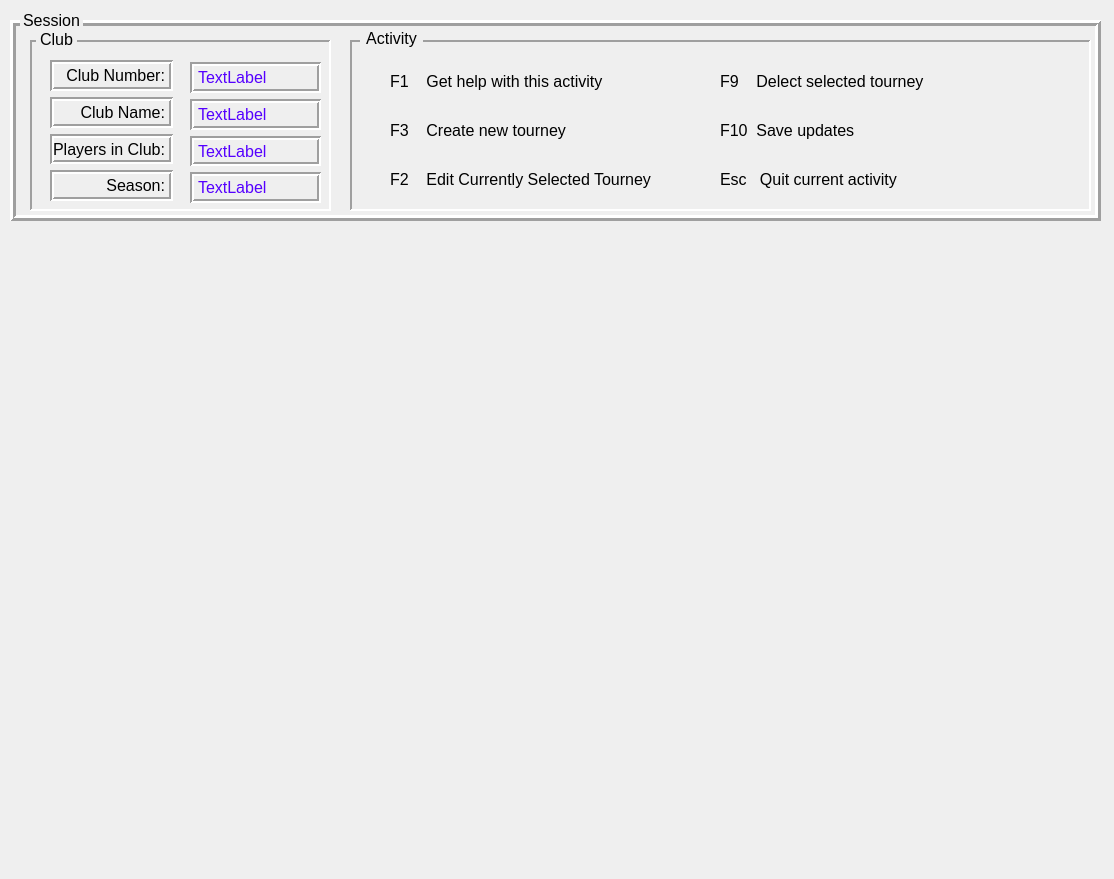
<?xml version="1.0" encoding="UTF-8"?>
<ui version="4.0">
 <class>Master</class>
 <widget class="QMainWindow" name="Master">
  <property name="geometry">
   <rect>
    <x>0</x>
    <y>0</y>
    <width>1114</width>
    <height>879</height>
   </rect>
  </property>
  <property name="font">
   <font>
    <pointsize>12</pointsize>
    <fontweight>Medium</fontweight>
   </font>
  </property>
  <property name="windowTitle">
   <string>Cribbage Grass Roots</string>
  </property>
  <widget class="QWidget" name="TopContainer">
   <widget class="QFrame" name="sessionPanel">
    <property name="geometry">
     <rect>
      <x>10</x>
      <y>20</y>
      <width>1091</width>
      <height>201</height>
     </rect>
    </property>
    <property name="frameShape">
     <enum>QFrame::Shape::Box</enum>
    </property>
    <property name="frameShadow">
     <enum>QFrame::Shadow::Raised</enum>
    </property>
    <property name="lineWidth">
     <number>3</number>
    </property>
    <widget class="QFrame" name="clubPanel">
     <property name="geometry">
      <rect>
       <x>20</x>
       <y>20</y>
       <width>301</width>
       <height>171</height>
      </rect>
     </property>
     <property name="frameShape">
      <enum>QFrame::Shape::Panel</enum>
     </property>
     <property name="frameShadow">
      <enum>QFrame::Shadow::Sunken</enum>
     </property>
     <property name="lineWidth">
      <number>2</number>
     </property>
     <widget class="QWidget" name="layoutWidget">
      <property name="geometry">
       <rect>
        <x>20</x>
        <y>20</y>
        <width>123</width>
        <height>141</height>
       </rect>
      </property>
      <layout class="QVBoxLayout" name="verticalLayout_3">
       <item>
        <widget class="QLabel" name="clubNumberLabel">
         <property name="frameShape">
          <enum>QFrame::Shape::Box</enum>
         </property>
         <property name="frameShadow">
          <enum>QFrame::Shadow::Sunken</enum>
         </property>
         <property name="lineWidth">
          <number>2</number>
         </property>
         <property name="text">
          <string>Club Number:</string>
         </property>
         <property name="alignment">
          <set>Qt::AlignmentFlag::AlignRight|Qt::AlignmentFlag::AlignTrailing|Qt::AlignmentFlag::AlignVCenter</set>
         </property>
        </widget>
       </item>
       <item>
        <widget class="QLabel" name="clubNameLabel">
         <property name="frameShape">
          <enum>QFrame::Shape::Box</enum>
         </property>
         <property name="frameShadow">
          <enum>QFrame::Shadow::Sunken</enum>
         </property>
         <property name="lineWidth">
          <number>2</number>
         </property>
         <property name="text">
          <string>Club Name:</string>
         </property>
         <property name="alignment">
          <set>Qt::AlignmentFlag::AlignRight|Qt::AlignmentFlag::AlignTrailing|Qt::AlignmentFlag::AlignVCenter</set>
         </property>
        </widget>
       </item>
       <item>
        <widget class="QLabel" name="clubPlayersLabel">
         <property name="frameShape">
          <enum>QFrame::Shape::Box</enum>
         </property>
         <property name="frameShadow">
          <enum>QFrame::Shadow::Sunken</enum>
         </property>
         <property name="lineWidth">
          <number>2</number>
         </property>
         <property name="text">
          <string>Players in Club:</string>
         </property>
         <property name="alignment">
          <set>Qt::AlignmentFlag::AlignRight|Qt::AlignmentFlag::AlignTrailing|Qt::AlignmentFlag::AlignVCenter</set>
         </property>
        </widget>
       </item>
       <item>
        <widget class="QLabel" name="clubSeasonLabel">
         <property name="frameShape">
          <enum>QFrame::Shape::Box</enum>
         </property>
         <property name="frameShadow">
          <enum>QFrame::Shadow::Sunken</enum>
         </property>
         <property name="lineWidth">
          <number>2</number>
         </property>
         <property name="text">
          <string>Season:</string>
         </property>
         <property name="alignment">
          <set>Qt::AlignmentFlag::AlignRight|Qt::AlignmentFlag::AlignTrailing|Qt::AlignmentFlag::AlignVCenter</set>
         </property>
        </widget>
       </item>
      </layout>
     </widget>
     <widget class="QWidget" name="layoutWidget">
      <property name="geometry">
       <rect>
        <x>160</x>
        <y>22</y>
        <width>131</width>
        <height>141</height>
       </rect>
      </property>
      <layout class="QVBoxLayout" name="verticalLayout_4">
       <item>
        <widget class="QLabel" name="clubNumber">
         <property name="styleSheet">
          <string notr="true">color: rgb(85, 0, 255);
font: 700 11pt &quot;Segoe UI&quot;;</string>
         </property>
         <property name="frameShape">
          <enum>QFrame::Shape::Box</enum>
         </property>
         <property name="frameShadow">
          <enum>QFrame::Shadow::Sunken</enum>
         </property>
         <property name="lineWidth">
          <number>2</number>
         </property>
         <property name="text">
          <string>TextLabel</string>
         </property>
        </widget>
       </item>
       <item>
        <widget class="QLabel" name="clubName">
         <property name="styleSheet">
          <string notr="true">color: rgb(85, 0, 255);
font: 700 11pt &quot;Segoe UI&quot;;</string>
         </property>
         <property name="frameShape">
          <enum>QFrame::Shape::Box</enum>
         </property>
         <property name="frameShadow">
          <enum>QFrame::Shadow::Sunken</enum>
         </property>
         <property name="lineWidth">
          <number>2</number>
         </property>
         <property name="text">
          <string>TextLabel</string>
         </property>
        </widget>
       </item>
       <item>
        <widget class="QLabel" name="clubPlayers">
         <property name="styleSheet">
          <string notr="true">color: rgb(85, 0, 255);
font: 700 11pt &quot;Segoe UI&quot;;</string>
         </property>
         <property name="frameShape">
          <enum>QFrame::Shape::Box</enum>
         </property>
         <property name="frameShadow">
          <enum>QFrame::Shadow::Sunken</enum>
         </property>
         <property name="lineWidth">
          <number>2</number>
         </property>
         <property name="text">
          <string>TextLabel</string>
         </property>
        </widget>
       </item>
       <item>
        <widget class="QLabel" name="clubSeason">
         <property name="styleSheet">
          <string notr="true">color: rgb(85, 0, 255);
font: 700 11pt &quot;Segoe UI&quot;;</string>
         </property>
         <property name="frameShape">
          <enum>QFrame::Shape::Box</enum>
         </property>
         <property name="frameShadow">
          <enum>QFrame::Shadow::Sunken</enum>
         </property>
         <property name="lineWidth">
          <number>2</number>
         </property>
         <property name="text">
          <string>TextLabel</string>
         </property>
        </widget>
       </item>
      </layout>
     </widget>
    </widget>
    <widget class="QFrame" name="tourneysActivityPanel">
     <property name="geometry">
      <rect>
       <x>340</x>
       <y>20</y>
       <width>741</width>
       <height>171</height>
      </rect>
     </property>
     <property name="frameShape">
      <enum>QFrame::Shape::Panel</enum>
     </property>
     <property name="frameShadow">
      <enum>QFrame::Shadow::Sunken</enum>
     </property>
     <property name="lineWidth">
      <number>2</number>
     </property>
     <widget class="QWidget" name="layoutWidget">
      <property name="geometry">
       <rect>
        <x>40</x>
        <y>20</y>
        <width>311</width>
        <height>141</height>
       </rect>
      </property>
      <layout class="QVBoxLayout" name="verticalLayout_5">
       <item>
        <widget class="QLabel" name="playersF1ActivityLabel">
         <property name="text">
          <string>F1    Get help with this activity</string>
         </property>
        </widget>
       </item>
       <item>
        <widget class="QLabel" name="playersF3ActivityLabel">
         <property name="text">
          <string>F3    Create new tourney</string>
         </property>
        </widget>
       </item>
       <item>
        <widget class="QLabel" name="playersF2ActivityLabel">
         <property name="text">
          <string>F2    Edit Currently Selected Tourney</string>
         </property>
        </widget>
       </item>
      </layout>
     </widget>
     <widget class="QWidget" name="verticalLayoutWidget">
      <property name="geometry">
       <rect>
        <x>370</x>
        <y>20</y>
        <width>331</width>
        <height>141</height>
       </rect>
      </property>
      <layout class="QVBoxLayout" name="verticalLayout">
       <item>
        <widget class="QLabel" name="playersF9ActivityLabel">
         <property name="text">
          <string>F9    Delect selected tourney</string>
         </property>
        </widget>
       </item>
       <item>
        <widget class="QLabel" name="playersF10ActivityLabel">
         <property name="text">
          <string>F10  Save updates</string>
         </property>
        </widget>
       </item>
       <item>
        <widget class="QLabel" name="playersEscActivityLabel">
         <property name="text">
          <string>Esc   Quit current activity</string>
         </property>
        </widget>
       </item>
      </layout>
     </widget>
    </widget>
    <widget class="QLabel" name="clubFrameLabel">
     <property name="geometry">
      <rect>
       <x>26</x>
       <y>9</y>
       <width>41</width>
       <height>20</height>
      </rect>
     </property>
     <property name="autoFillBackground">
      <bool>true</bool>
     </property>
     <property name="styleSheet">
      <string notr="true">opacity : 255</string>
     </property>
     <property name="text">
      <string>Club</string>
     </property>
     <property name="alignment">
      <set>Qt::AlignmentFlag::AlignCenter</set>
     </property>
    </widget>
    <widget class="QLabel" name="activityFrameLabel">
     <property name="geometry">
      <rect>
       <x>350</x>
       <y>8</y>
       <width>63</width>
       <height>20</height>
      </rect>
     </property>
     <property name="autoFillBackground">
      <bool>true</bool>
     </property>
     <property name="styleSheet">
      <string notr="true">opacity: 1.0;</string>
     </property>
     <property name="text">
      <string>Activity</string>
     </property>
     <property name="alignment">
      <set>Qt::AlignmentFlag::AlignCenter</set>
     </property>
    </widget>
   </widget>
   <widget class="QLabel" name="SessionFrameLabel">
    <property name="geometry">
     <rect>
      <x>20</x>
      <y>10</y>
      <width>63</width>
      <height>20</height>
     </rect>
    </property>
    <property name="font">
     <font>
      <pointsize>12</pointsize>
      <fontweight>Medium</fontweight>
     </font>
    </property>
    <property name="autoFillBackground">
     <bool>true</bool>
    </property>
    <property name="text">
     <string>Session</string>
    </property>
    <property name="alignment">
     <set>Qt::AlignmentFlag::AlignCenter</set>
    </property>
   </widget>
  </widget>
 </widget>
 <resources/>
 <connections/>
</ui>
